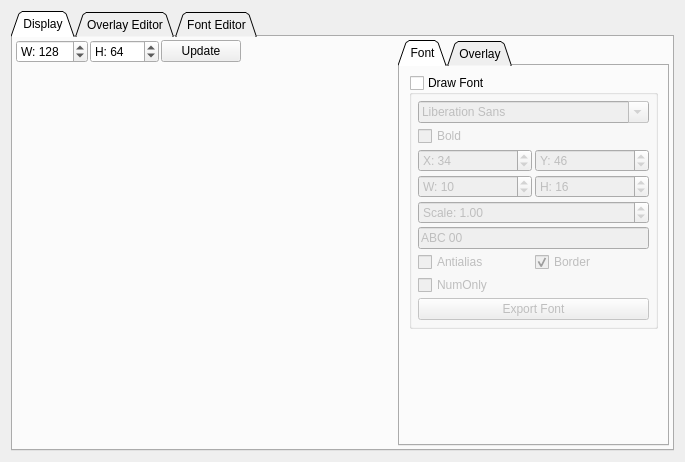
<?xml version="1.0" encoding="UTF-8"?>
<ui version="4.0">
 <class>PageDisplayTool</class>
 <widget class="QWidget" name="PageDisplayTool">
  <property name="geometry">
   <rect>
    <x>0</x>
    <y>0</y>
    <width>685</width>
    <height>462</height>
   </rect>
  </property>
  <property name="windowTitle">
   <string>Form</string>
  </property>
  <layout class="QVBoxLayout" name="verticalLayout_3">
   <item>
    <widget class="QTabWidget" name="tabWidget">
     <property name="tabShape">
      <enum>QTabWidget::Triangular</enum>
     </property>
     <property name="currentIndex">
      <number>0</number>
     </property>
     <widget class="QWidget" name="tab">
      <attribute name="title">
       <string>Display</string>
      </attribute>
      <layout class="QHBoxLayout" name="horizontalLayout">
       <property name="spacing">
        <number>2</number>
       </property>
       <property name="leftMargin">
        <number>3</number>
       </property>
       <property name="topMargin">
        <number>3</number>
       </property>
       <property name="rightMargin">
        <number>3</number>
       </property>
       <property name="bottomMargin">
        <number>3</number>
       </property>
       <item>
        <layout class="QVBoxLayout" name="verticalLayout_5">
         <item>
          <layout class="QHBoxLayout" name="horizontalLayout_3">
           <item>
            <widget class="QSpinBox" name="wBoxDisp">
             <property name="prefix">
              <string>W: </string>
             </property>
             <property name="maximum">
              <number>1024</number>
             </property>
             <property name="value">
              <number>128</number>
             </property>
            </widget>
           </item>
           <item>
            <widget class="QSpinBox" name="hBoxDisp">
             <property name="prefix">
              <string>H: </string>
             </property>
             <property name="maximum">
              <number>1024</number>
             </property>
             <property name="value">
              <number>64</number>
             </property>
            </widget>
           </item>
           <item>
            <widget class="QPushButton" name="updateSizeButtonDisp">
             <property name="text">
              <string>Update</string>
             </property>
            </widget>
           </item>
           <item>
            <spacer name="horizontalSpacer_2">
             <property name="orientation">
              <enum>Qt::Horizontal</enum>
             </property>
             <property name="sizeHint" stdset="0">
              <size>
               <width>40</width>
               <height>20</height>
              </size>
             </property>
            </spacer>
           </item>
          </layout>
         </item>
         <item>
          <widget class="DispEditor" name="fullEditor" native="true">
           <property name="sizePolicy">
            <sizepolicy hsizetype="MinimumExpanding" vsizetype="MinimumExpanding">
             <horstretch>0</horstretch>
             <verstretch>0</verstretch>
            </sizepolicy>
           </property>
          </widget>
         </item>
        </layout>
       </item>
       <item>
        <widget class="QTabWidget" name="tabWidget_2">
         <property name="sizePolicy">
          <sizepolicy hsizetype="Minimum" vsizetype="Expanding">
           <horstretch>0</horstretch>
           <verstretch>0</verstretch>
          </sizepolicy>
         </property>
         <property name="tabShape">
          <enum>QTabWidget::Triangular</enum>
         </property>
         <property name="currentIndex">
          <number>0</number>
         </property>
         <widget class="QWidget" name="tab_3">
          <attribute name="title">
           <string>Font</string>
          </attribute>
          <layout class="QVBoxLayout" name="verticalLayout_2">
           <item>
            <widget class="QGroupBox" name="fontOverlayBox">
             <property name="title">
              <string>Draw Font</string>
             </property>
             <property name="checkable">
              <bool>true</bool>
             </property>
             <property name="checked">
              <bool>false</bool>
             </property>
             <layout class="QGridLayout" name="gridLayout_2">
              <property name="leftMargin">
               <number>6</number>
              </property>
              <property name="topMargin">
               <number>6</number>
              </property>
              <property name="rightMargin">
               <number>6</number>
              </property>
              <property name="bottomMargin">
               <number>6</number>
              </property>
              <property name="spacing">
               <number>3</number>
              </property>
              <item row="5" column="0" colspan="2">
               <widget class="QLineEdit" name="fontSampleEdit">
                <property name="sizePolicy">
                 <sizepolicy hsizetype="Minimum" vsizetype="Fixed">
                  <horstretch>0</horstretch>
                  <verstretch>0</verstretch>
                 </sizepolicy>
                </property>
                <property name="text">
                 <string>ABC 00</string>
                </property>
               </widget>
              </item>
              <item row="3" column="0">
               <widget class="QSpinBox" name="fontWBox">
                <property name="prefix">
                 <string>W: </string>
                </property>
                <property name="maximum">
                 <number>128</number>
                </property>
                <property name="value">
                 <number>10</number>
                </property>
               </widget>
              </item>
              <item row="0" column="0" colspan="2">
               <widget class="QFontComboBox" name="fontBox">
                <property name="sizePolicy">
                 <sizepolicy hsizetype="Minimum" vsizetype="Fixed">
                  <horstretch>0</horstretch>
                  <verstretch>0</verstretch>
                 </sizepolicy>
                </property>
               </widget>
              </item>
              <item row="8" column="0" colspan="2">
               <widget class="QPushButton" name="exportFontButton">
                <property name="text">
                 <string>Export Font</string>
                </property>
               </widget>
              </item>
              <item row="6" column="1">
               <widget class="QCheckBox" name="fontBorderBox">
                <property name="toolTip">
                 <string>Draw border around characters to see their bounding box</string>
                </property>
                <property name="text">
                 <string>Border</string>
                </property>
                <property name="checked">
                 <bool>true</bool>
                </property>
               </widget>
              </item>
              <item row="1" column="0">
               <widget class="QCheckBox" name="fontBoldBox">
                <property name="text">
                 <string>Bold</string>
                </property>
               </widget>
              </item>
              <item row="6" column="0">
               <widget class="QCheckBox" name="fontAABox">
                <property name="text">
                 <string>Antialias</string>
                </property>
               </widget>
              </item>
              <item row="4" column="0" colspan="2">
               <widget class="QDoubleSpinBox" name="fontScaleBox">
                <property name="prefix">
                 <string>Scale: </string>
                </property>
                <property name="decimals">
                 <number>2</number>
                </property>
                <property name="maximum">
                 <double>10.000000000000000</double>
                </property>
                <property name="singleStep">
                 <double>0.010000000000000</double>
                </property>
                <property name="value">
                 <double>1.000000000000000</double>
                </property>
               </widget>
              </item>
              <item row="2" column="0">
               <widget class="QSpinBox" name="fontXPosBox">
                <property name="prefix">
                 <string>X: </string>
                </property>
                <property name="maximum">
                 <number>512</number>
                </property>
                <property name="value">
                 <number>34</number>
                </property>
               </widget>
              </item>
              <item row="2" column="1">
               <widget class="QSpinBox" name="fontYPosBox">
                <property name="prefix">
                 <string>Y: </string>
                </property>
                <property name="maximum">
                 <number>512</number>
                </property>
                <property name="value">
                 <number>46</number>
                </property>
               </widget>
              </item>
              <item row="3" column="1">
               <widget class="QSpinBox" name="fontHBox">
                <property name="prefix">
                 <string>H: </string>
                </property>
                <property name="maximum">
                 <number>128</number>
                </property>
                <property name="value">
                 <number>16</number>
                </property>
               </widget>
              </item>
              <item row="7" column="0" colspan="2">
               <widget class="QCheckBox" name="exportCustomNumOnlyBox">
                <property name="toolTip">
                 <string>Export only numbers to save space</string>
                </property>
                <property name="text">
                 <string>NumOnly</string>
                </property>
               </widget>
              </item>
             </layout>
            </widget>
           </item>
           <item>
            <spacer name="verticalSpacer">
             <property name="orientation">
              <enum>Qt::Vertical</enum>
             </property>
             <property name="sizeHint" stdset="0">
              <size>
               <width>20</width>
               <height>40</height>
              </size>
             </property>
            </spacer>
           </item>
          </layout>
         </widget>
         <widget class="QWidget" name="tab_4">
          <attribute name="title">
           <string>Overlay</string>
          </attribute>
          <layout class="QVBoxLayout" name="verticalLayout_4">
           <item>
            <widget class="QGroupBox" name="overlayBox">
             <property name="title">
              <string>Draw Overlay</string>
             </property>
             <property name="checkable">
              <bool>true</bool>
             </property>
             <property name="checked">
              <bool>false</bool>
             </property>
             <layout class="QGridLayout" name="gridLayout">
              <property name="leftMargin">
               <number>6</number>
              </property>
              <property name="topMargin">
               <number>6</number>
              </property>
              <property name="rightMargin">
               <number>6</number>
              </property>
              <property name="bottomMargin">
               <number>6</number>
              </property>
              <property name="spacing">
               <number>3</number>
              </property>
              <item row="5" column="0">
               <widget class="QLabel" name="label_6">
                <property name="toolTip">
                 <string>Image rotation in degrees</string>
                </property>
                <property name="text">
                 <string>Rotation</string>
                </property>
               </widget>
              </item>
              <item row="8" column="0" colspan="3">
               <widget class="QPushButton" name="ovSaveButton">
                <property name="toolTip">
                 <string>Save overlay to layer 2 on image. Layer 2 can be enabled and disabled independently.</string>
                </property>
                <property name="text">
                 <string>Save to Layer 2</string>
                </property>
               </widget>
              </item>
              <item row="1" column="0">
               <widget class="QLabel" name="label_2">
                <property name="toolTip">
                 <string>Corner to start crop. The image will not be drawn outside of the crop area. Cropping the drawing greatly improves performance.</string>
                </property>
                <property name="text">
                 <string>Crop Start</string>
                </property>
               </widget>
              </item>
              <item row="6" column="1" colspan="2">
               <widget class="QDoubleSpinBox" name="ovScaleBox">
                <property name="decimals">
                 <number>3</number>
                </property>
                <property name="maximum">
                 <double>100.000000000000000</double>
                </property>
                <property name="singleStep">
                 <double>0.010000000000000</double>
                </property>
                <property name="value">
                 <double>1.000000000000000</double>
                </property>
               </widget>
              </item>
              <item row="0" column="0">
               <widget class="QLabel" name="label">
                <property name="toolTip">
                 <string>Position to draw image</string>
                </property>
                <property name="text">
                 <string>Position</string>
                </property>
               </widget>
              </item>
              <item row="3" column="1">
               <widget class="QSpinBox" name="ovImCXPosBox">
                <property name="prefix">
                 <string>X: </string>
                </property>
                <property name="minimum">
                 <number>-1024</number>
                </property>
                <property name="maximum">
                 <number>1024</number>
                </property>
               </widget>
              </item>
              <item row="4" column="0">
               <widget class="QLabel" name="label_5">
                <property name="toolTip">
                 <string>Rotation will be done around this pixel on the image</string>
                </property>
                <property name="text">
                 <string>Rot Center</string>
                </property>
               </widget>
              </item>
              <item row="4" column="1">
               <widget class="QSpinBox" name="ovRXPosBox">
                <property name="prefix">
                 <string>X: </string>
                </property>
                <property name="minimum">
                 <number>-1024</number>
                </property>
                <property name="maximum">
                 <number>1024</number>
                </property>
               </widget>
              </item>
              <item row="1" column="1">
               <widget class="QSpinBox" name="ovCrXPosBox">
                <property name="prefix">
                 <string>X: </string>
                </property>
                <property name="maximum">
                 <number>512</number>
                </property>
               </widget>
              </item>
              <item row="3" column="2">
               <widget class="QSpinBox" name="ovImCYPosBox">
                <property name="prefix">
                 <string>Y: </string>
                </property>
                <property name="minimum">
                 <number>-1024</number>
                </property>
                <property name="maximum">
                 <number>1024</number>
                </property>
               </widget>
              </item>
              <item row="0" column="1">
               <widget class="QSpinBox" name="ovXPosBox">
                <property name="prefix">
                 <string>X: </string>
                </property>
                <property name="minimum">
                 <number>-512</number>
                </property>
                <property name="maximum">
                 <number>512</number>
                </property>
               </widget>
              </item>
              <item row="2" column="0">
               <widget class="QLabel" name="label_3">
                <property name="toolTip">
                 <string>Size of cropped area</string>
                </property>
                <property name="text">
                 <string>Crop Size</string>
                </property>
               </widget>
              </item>
              <item row="5" column="1" colspan="2">
               <widget class="QDoubleSpinBox" name="ovRotBox">
                <property name="suffix">
                 <string> Deg</string>
                </property>
                <property name="minimum">
                 <double>-360.000000000000000</double>
                </property>
                <property name="maximum">
                 <double>360.000000000000000</double>
                </property>
               </widget>
              </item>
              <item row="6" column="0">
               <widget class="QLabel" name="label_7">
                <property name="toolTip">
                 <string>Image scale</string>
                </property>
                <property name="text">
                 <string>Scale</string>
                </property>
               </widget>
              </item>
              <item row="2" column="2">
               <widget class="QSpinBox" name="ovCrHBox">
                <property name="prefix">
                 <string>H: </string>
                </property>
                <property name="maximum">
                 <number>512</number>
                </property>
                <property name="value">
                 <number>512</number>
                </property>
               </widget>
              </item>
              <item row="3" column="0">
               <widget class="QLabel" name="label_4">
                <property name="toolTip">
                 <string>This pixel on the image will correspond to the position above</string>
                </property>
                <property name="text">
                 <string>Img Center</string>
                </property>
               </widget>
              </item>
              <item row="7" column="0">
               <widget class="QLabel" name="label_8">
                <property name="text">
                 <string>Transparent</string>
                </property>
               </widget>
              </item>
              <item row="1" column="2">
               <widget class="QSpinBox" name="ovCrYPosBox">
                <property name="prefix">
                 <string>Y: </string>
                </property>
                <property name="maximum">
                 <number>512</number>
                </property>
               </widget>
              </item>
              <item row="2" column="1">
               <widget class="QSpinBox" name="ovCrWBox">
                <property name="prefix">
                 <string>W: </string>
                </property>
                <property name="maximum">
                 <number>512</number>
                </property>
                <property name="value">
                 <number>512</number>
                </property>
               </widget>
              </item>
              <item row="7" column="1" colspan="2">
               <widget class="QSpinBox" name="ovTrBox">
                <property name="toolTip">
                 <string>Color index on image to count as transparent.</string>
                </property>
                <property name="minimum">
                 <number>-1</number>
                </property>
                <property name="maximum">
                 <number>15</number>
                </property>
                <property name="value">
                 <number>0</number>
                </property>
               </widget>
              </item>
              <item row="4" column="2">
               <widget class="QSpinBox" name="ovRYPosBox">
                <property name="prefix">
                 <string>Y: </string>
                </property>
                <property name="minimum">
                 <number>-1024</number>
                </property>
                <property name="maximum">
                 <number>1024</number>
                </property>
               </widget>
              </item>
              <item row="0" column="2">
               <widget class="QSpinBox" name="ovYPosBox">
                <property name="prefix">
                 <string>Y: </string>
                </property>
                <property name="minimum">
                 <number>-512</number>
                </property>
                <property name="maximum">
                 <number>512</number>
                </property>
               </widget>
              </item>
             </layout>
            </widget>
           </item>
           <item>
            <spacer name="verticalSpacer_2">
             <property name="orientation">
              <enum>Qt::Vertical</enum>
             </property>
             <property name="sizeHint" stdset="0">
              <size>
               <width>20</width>
               <height>40</height>
              </size>
             </property>
            </spacer>
           </item>
          </layout>
         </widget>
        </widget>
       </item>
      </layout>
     </widget>
     <widget class="QWidget" name="tab_2">
      <attribute name="title">
       <string>Overlay Editor</string>
      </attribute>
      <layout class="QVBoxLayout" name="verticalLayout">
       <property name="spacing">
        <number>2</number>
       </property>
       <property name="leftMargin">
        <number>3</number>
       </property>
       <property name="topMargin">
        <number>3</number>
       </property>
       <property name="rightMargin">
        <number>3</number>
       </property>
       <property name="bottomMargin">
        <number>3</number>
       </property>
       <item>
        <layout class="QHBoxLayout" name="horizontalLayout_2">
         <item>
          <widget class="QSpinBox" name="wBox">
           <property name="prefix">
            <string>W: </string>
           </property>
           <property name="maximum">
            <number>1024</number>
           </property>
           <property name="value">
            <number>128</number>
           </property>
          </widget>
         </item>
         <item>
          <widget class="QSpinBox" name="hBox">
           <property name="prefix">
            <string>H: </string>
           </property>
           <property name="maximum">
            <number>1024</number>
           </property>
           <property name="value">
            <number>64</number>
           </property>
          </widget>
         </item>
         <item>
          <widget class="QPushButton" name="updateSizeButton">
           <property name="text">
            <string>Update</string>
           </property>
          </widget>
         </item>
         <item>
          <spacer name="horizontalSpacer">
           <property name="orientation">
            <enum>Qt::Horizontal</enum>
           </property>
           <property name="sizeHint" stdset="0">
            <size>
             <width>40</width>
             <height>20</height>
            </size>
           </property>
          </spacer>
         </item>
        </layout>
       </item>
       <item>
        <widget class="DispEditor" name="customEditor" native="true">
         <property name="sizePolicy">
          <sizepolicy hsizetype="Preferred" vsizetype="Expanding">
           <horstretch>0</horstretch>
           <verstretch>0</verstretch>
          </sizepolicy>
         </property>
        </widget>
       </item>
      </layout>
     </widget>
     <widget class="QWidget" name="tab_5">
      <attribute name="title">
       <string>Font Editor</string>
      </attribute>
      <layout class="QVBoxLayout" name="verticalLayout_6">
       <item>
        <layout class="QGridLayout" name="gridLayout_3">
         <property name="horizontalSpacing">
          <number>6</number>
         </property>
         <item row="0" column="0">
          <widget class="QRadioButton" name="fontEditAllButton">
           <property name="text">
            <string>All</string>
           </property>
           <property name="checked">
            <bool>true</bool>
           </property>
          </widget>
         </item>
         <item row="2" column="2" colspan="2">
          <widget class="QDoubleSpinBox" name="fontEditScaleBox">
           <property name="prefix">
            <string>Scale: </string>
           </property>
           <property name="decimals">
            <number>2</number>
           </property>
           <property name="maximum">
            <double>10.000000000000000</double>
           </property>
           <property name="singleStep">
            <double>0.010000000000000</double>
           </property>
           <property name="value">
            <double>1.000000000000000</double>
           </property>
          </widget>
         </item>
         <item row="2" column="0">
          <widget class="QSpinBox" name="fontEditWBox">
           <property name="prefix">
            <string>W: </string>
           </property>
           <property name="maximum">
            <number>128</number>
           </property>
           <property name="value">
            <number>10</number>
           </property>
          </widget>
         </item>
         <item row="1" column="3">
          <widget class="QCheckBox" name="fontEditBorderBox">
           <property name="toolTip">
            <string>Draw border around characters to see their bounding box</string>
           </property>
           <property name="text">
            <string>Border</string>
           </property>
           <property name="checked">
            <bool>true</bool>
           </property>
          </widget>
         </item>
         <item row="5" column="2" colspan="2">
          <widget class="QPushButton" name="fontEditImportButton">
           <property name="text">
            <string>Import Font</string>
           </property>
          </widget>
         </item>
         <item row="2" column="1">
          <widget class="QSpinBox" name="fontEditHBox">
           <property name="prefix">
            <string>H: </string>
           </property>
           <property name="maximum">
            <number>128</number>
           </property>
           <property name="value">
            <number>16</number>
           </property>
          </widget>
         </item>
         <item row="1" column="2">
          <widget class="QCheckBox" name="fontEditBoldBox">
           <property name="text">
            <string>Bold</string>
           </property>
          </widget>
         </item>
         <item row="0" column="3">
          <widget class="QPushButton" name="fontEditApplyButton">
           <property name="toolTip">
            <string>Apply font and settings</string>
           </property>
           <property name="text">
            <string>Apply</string>
           </property>
          </widget>
         </item>
         <item row="5" column="0" colspan="2">
          <widget class="QPushButton" name="fontEditExportButton">
           <property name="sizePolicy">
            <sizepolicy hsizetype="MinimumExpanding" vsizetype="Fixed">
             <horstretch>0</horstretch>
             <verstretch>0</verstretch>
            </sizepolicy>
           </property>
           <property name="text">
            <string>Export Font</string>
           </property>
          </widget>
         </item>
         <item row="0" column="1" colspan="2">
          <widget class="QRadioButton" name="fontEditNumOnlyButton">
           <property name="text">
            <string>Numbers Only</string>
           </property>
          </widget>
         </item>
         <item row="1" column="0">
          <widget class="QFontComboBox" name="fontEditFontBox">
           <property name="sizePolicy">
            <sizepolicy hsizetype="Minimum" vsizetype="Fixed">
             <horstretch>0</horstretch>
             <verstretch>0</verstretch>
            </sizepolicy>
           </property>
          </widget>
         </item>
         <item row="1" column="1">
          <widget class="QCheckBox" name="fontEditAABox">
           <property name="text">
            <string>Anti Alias (2bpp)</string>
           </property>
          </widget>
         </item>
        </layout>
       </item>
       <item>
        <widget class="DispEditor" name="fontEditor" native="true">
         <property name="sizePolicy">
          <sizepolicy hsizetype="Preferred" vsizetype="Expanding">
           <horstretch>0</horstretch>
           <verstretch>0</verstretch>
          </sizepolicy>
         </property>
        </widget>
       </item>
      </layout>
     </widget>
    </widget>
   </item>
  </layout>
 </widget>
 <customwidgets>
  <customwidget>
   <class>DispEditor</class>
   <extends>QWidget</extends>
   <header>display_tool/dispeditor.h</header>
   <container>1</container>
  </customwidget>
 </customwidgets>
 <resources/>
 <connections/>
</ui>
